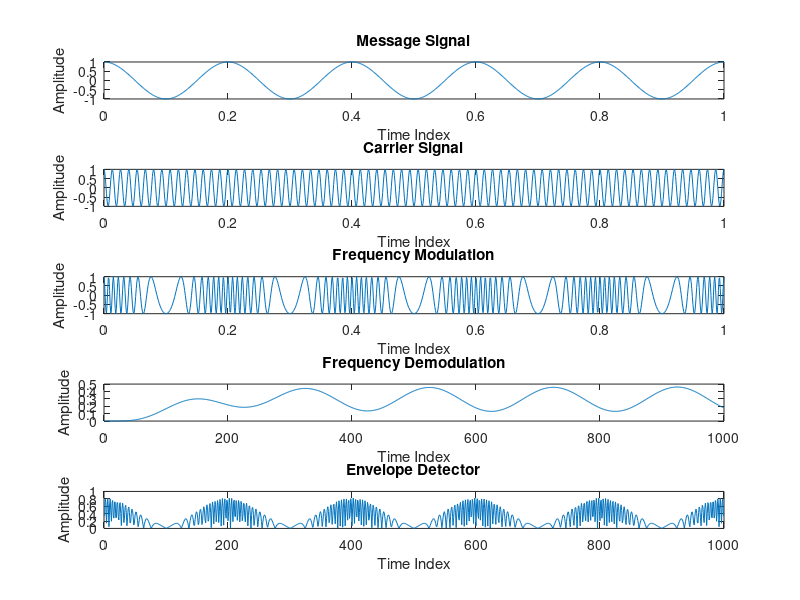

The MATLAB source for this figure:
clc;
clear all;
close all;

samples = 1000;
t = linspace(0,1,samples);

%% Message Signal
message_amplitude = 1;
message_frequency = 5;
message_signal = message_amplitude*cos(2*pi*message_frequency*t);
subplot(5,1,1);
plot(t,message_signal);
xlabel('Time Index')
ylabel('Amplitude')
title('Message Signal');


%% Carrier Signal
carrier_amplitude = 1;
carrier_frequency = 15*message_frequency;
carrier_signal = carrier_amplitude*cos(2*pi*carrier_frequency*t);
subplot(5,1,2);
plot(t,carrier_signal);
xlabel('Time Index')
ylabel('Amplitude')
title('Carrier Signal');

%% Frequency Modulation
B = 12;
%% B less than 1 => NBFM; B greater than 1 => WBFM  
%% NBFM - Narrow Band Frequency Modulation
%% WBFM - Wide Band Frequency Modulation

freq_mod_signal = carrier_amplitude*cos(2*pi*carrier_frequency*t+B*sin(2*pi*message_frequency*t));
subplot(5,1,3);
plot(t,freq_mod_signal);
xlabel('Time Index')
ylabel('Amplitude')
title('Frequency Modulation');

%% Frequency Demodulation
%% Envelope Detector
x = abs(diff(freq_mod_signal));
for i=1:length(x)
  if x(i)<0
    x=0
  endif
 end
[b,a] = butter(5,0.01);
freq_demod_signal = filter(b,a,x);
subplot(5,1,4);
plot(freq_demod_signal);
xlabel('Time Index')
ylabel('Amplitude')
title('Frequency Demodulation');

subplot(5,1,5);
plot(x);
xlabel('Time Index')
ylabel('Amplitude')
title('Envelope Detector');
